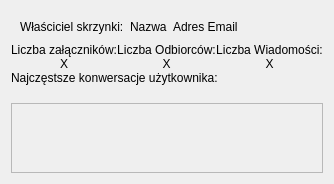
                   <widget class="QWidget" name="chartPage">
                    <layout class="QVBoxLayout" name="verticalLayout_14">
                     <property name="spacing">
                      <number>0</number>
                     </property>
                     <item>
                      <widget class="QWidget" name="widget_34" native="true">
                       <property name="sizePolicy">
                        <sizepolicy hsizetype="Fixed" vsizetype="Fixed">
                         <horstretch>0</horstretch>
                         <verstretch>0</verstretch>
                        </sizepolicy>
                       </property>
                       <layout class="QHBoxLayout" name="horizontalLayout_42">
                        <item>
                         <widget class="QLabel" name="label_12">
                          <property name="sizePolicy">
                           <sizepolicy hsizetype="Fixed" vsizetype="Fixed">
                            <horstretch>0</horstretch>
                            <verstretch>0</verstretch>
                           </sizepolicy>
                          </property>
                          <property name="text">
                           <string>Właściciel skrzynki:</string>
                          </property>
                         </widget>
                        </item>
                        <item>
                         <widget class="QLabel" name="nameLabel">
                          <property name="sizePolicy">
                           <sizepolicy hsizetype="Fixed" vsizetype="Fixed">
                            <horstretch>0</horstretch>
                            <verstretch>0</verstretch>
                           </sizepolicy>
                          </property>
                          <property name="text">
                           <string>Nazwa</string>
                          </property>
                         </widget>
                        </item>
                        <item>
                         <widget class="QLabel" name="emailLabel">
                          <property name="sizePolicy">
                           <sizepolicy hsizetype="Fixed" vsizetype="Fixed">
                            <horstretch>0</horstretch>
                            <verstretch>0</verstretch>
                           </sizepolicy>
                          </property>
                          <property name="text">
                           <string>Adres Email</string>
                          </property>
                         </widget>
                        </item>
                       </layout>
                      </widget>
                     </item>
                     <item>
                      <widget class="QWidget" name="staticCountWiget" native="true">
                       <property name="sizePolicy">
                        <sizepolicy hsizetype="Preferred" vsizetype="Fixed">
                         <horstretch>0</horstretch>
                         <verstretch>0</verstretch>
                        </sizepolicy>
                       </property>
                       <layout class="QHBoxLayout" name="horizontalLayout_41">
                        <property name="spacing">
                         <number>0</number>
                        </property>
                        <property name="leftMargin">
                         <number>0</number>
                        </property>
                        <property name="topMargin">
                         <number>0</number>
                        </property>
                        <property name="rightMargin">
                         <number>0</number>
                        </property>
                        <property name="bottomMargin">
                         <number>0</number>
                        </property>
                        <item>
                         <widget class="QWidget" name="widget_28" native="true">
                          <property name="sizePolicy">
                           <sizepolicy hsizetype="Preferred" vsizetype="Fixed">
                            <horstretch>0</horstretch>
                            <verstretch>0</verstretch>
                           </sizepolicy>
                          </property>
                          <layout class="QVBoxLayout" name="verticalLayout_39">
                           <property name="spacing">
                            <number>0</number>
                           </property>
                           <property name="leftMargin">
                            <number>0</number>
                           </property>
                           <property name="topMargin">
                            <number>0</number>
                           </property>
                           <property name="rightMargin">
                            <number>0</number>
                           </property>
                           <property name="bottomMargin">
                            <number>0</number>
                           </property>
                           <item>
                            <widget class="QLabel" name="label_8">
                             <property name="sizePolicy">
                              <sizepolicy hsizetype="Preferred" vsizetype="Fixed">
                               <horstretch>0</horstretch>
                               <verstretch>0</verstretch>
                              </sizepolicy>
                             </property>
                             <property name="text">
                              <string>Liczba załączników:</string>
                             </property>
                             <property name="alignment">
                              <set>Qt::AlignmentFlag::AlignCenter</set>
                             </property>
                            </widget>
                           </item>
                           <item>
                            <widget class="QLabel" name="attachmentsCountLabel">
                             <property name="sizePolicy">
                              <sizepolicy hsizetype="Preferred" vsizetype="Fixed">
                               <horstretch>0</horstretch>
                               <verstretch>0</verstretch>
                              </sizepolicy>
                             </property>
                             <property name="text">
                              <string>X</string>
                             </property>
                             <property name="alignment">
                              <set>Qt::AlignmentFlag::AlignCenter</set>
                             </property>
                            </widget>
                           </item>
                          </layout>
                         </widget>
                        </item>
                        <item>
                         <widget class="QWidget" name="widget_32" native="true">
                          <property name="sizePolicy">
                           <sizepolicy hsizetype="Preferred" vsizetype="Fixed">
                            <horstretch>0</horstretch>
                            <verstretch>0</verstretch>
                           </sizepolicy>
                          </property>
                          <layout class="QVBoxLayout" name="verticalLayout_40">
                           <property name="spacing">
                            <number>0</number>
                           </property>
                           <property name="leftMargin">
                            <number>0</number>
                           </property>
                           <property name="topMargin">
                            <number>0</number>
                           </property>
                           <property name="rightMargin">
                            <number>0</number>
                           </property>
                           <property name="bottomMargin">
                            <number>0</number>
                           </property>
                           <item>
                            <widget class="QLabel" name="countLabel">
                             <property name="sizePolicy">
                              <sizepolicy hsizetype="Preferred" vsizetype="Fixed">
                               <horstretch>0</horstretch>
                               <verstretch>0</verstretch>
                              </sizepolicy>
                             </property>
                             <property name="text">
                              <string>Liczba Odbiorców:</string>
                             </property>
                             <property name="alignment">
                              <set>Qt::AlignmentFlag::AlignCenter</set>
                             </property>
                            </widget>
                           </item>
                           <item>
                            <widget class="QLabel" name="recipientsCountLabel">
                             <property name="sizePolicy">
                              <sizepolicy hsizetype="Preferred" vsizetype="Fixed">
                               <horstretch>0</horstretch>
                               <verstretch>0</verstretch>
                              </sizepolicy>
                             </property>
                             <property name="text">
                              <string>X</string>
                             </property>
                             <property name="alignment">
                              <set>Qt::AlignmentFlag::AlignCenter</set>
                             </property>
                            </widget>
                           </item>
                          </layout>
                         </widget>
                        </item>
                        <item>
                         <widget class="QWidget" name="widget_33" native="true">
                          <property name="sizePolicy">
                           <sizepolicy hsizetype="Preferred" vsizetype="Fixed">
                            <horstretch>0</horstretch>
                            <verstretch>0</verstretch>
                           </sizepolicy>
                          </property>
                          <layout class="QVBoxLayout" name="verticalLayout_41">
                           <property name="spacing">
                            <number>0</number>
                           </property>
                           <property name="leftMargin">
                            <number>0</number>
                           </property>
                           <property name="topMargin">
                            <number>0</number>
                           </property>
                           <property name="rightMargin">
                            <number>0</number>
                           </property>
                           <property name="bottomMargin">
                            <number>0</number>
                           </property>
                           <item>
                            <widget class="QLabel" name="label_32">
                             <property name="sizePolicy">
                              <sizepolicy hsizetype="Preferred" vsizetype="Fixed">
                               <horstretch>0</horstretch>
                               <verstretch>0</verstretch>
                              </sizepolicy>
                             </property>
                             <property name="text">
                              <string>Liczba Wiadomości:</string>
                             </property>
                             <property name="alignment">
                              <set>Qt::AlignmentFlag::AlignCenter</set>
                             </property>
                            </widget>
                           </item>
                           <item>
                            <widget class="QLabel" name="emailCountLablel">
                             <property name="sizePolicy">
                              <sizepolicy hsizetype="Preferred" vsizetype="Fixed">
                               <horstretch>0</horstretch>
                               <verstretch>0</verstretch>
                              </sizepolicy>
                             </property>
                             <property name="text">
                              <string>X</string>
                             </property>
                             <property name="alignment">
                              <set>Qt::AlignmentFlag::AlignCenter</set>
                             </property>
                            </widget>
                           </item>
                          </layout>
                         </widget>
                        </item>
                       </layout>
                      </widget>
                     </item>
                     <item>
                      <widget class="QLabel" name="label_31">
                       <property name="sizePolicy">
                        <sizepolicy hsizetype="Fixed" vsizetype="Fixed">
                         <horstretch>0</horstretch>
                         <verstretch>0</verstretch>
                        </sizepolicy>
                       </property>
                       <property name="text">
                        <string>Najczęstsze konwersacje użytkownika:</string>
                       </property>
                      </widget>
                     </item>
                     <item>
                      <widget class="QWidget" name="widget_29" native="true">
                       <layout class="QHBoxLayout" name="horizontalLayout_27">
                        <property name="spacing">
                         <number>0</number>
                        </property>
                        <property name="leftMargin">
                         <number>0</number>
                        </property>
                        <property name="topMargin">
                         <number>0</number>
                        </property>
                        <property name="rightMargin">
                         <number>0</number>
                        </property>
                        <property name="bottomMargin">
                         <number>0</number>
                        </property>
                        <item>
                         <widget class="QWidget" name="widget_31" native="true">
                          <property name="sizePolicy">
                           <sizepolicy hsizetype="Expanding" vsizetype="Preferred">
                            <horstretch>0</horstretch>
                            <verstretch>0</verstretch>
                           </sizepolicy>
                          </property>
                          <layout class="QVBoxLayout" name="verticalLayout_38">
                           <property name="spacing">
                            <number>0</number>
                           </property>
                           <property name="leftMargin">
                            <number>0</number>
                           </property>
                           <property name="topMargin">
                            <number>0</number>
                           </property>
                           <property name="rightMargin">
                            <number>0</number>
                           </property>
                           <property name="bottomMargin">
                            <number>0</number>
                           </property>
                           <item>
                            <widget class="QWidget" name="graphWidget" native="true">
                             <property name="sizePolicy">
                              <sizepolicy hsizetype="Expanding" vsizetype="Expanding">
                               <horstretch>0</horstretch>
                               <verstretch>0</verstretch>
                              </sizepolicy>
                             </property>
                             <layout class="QHBoxLayout" name="horizontalLayout_40">
                              <property name="topMargin">
                               <number>0</number>
                              </property>
                              <item>
                               <widget class="QWidget" name="widget_30" native="true">
                                <layout class="QHBoxLayout" name="horizontalLayout_43">
                                 <property name="topMargin">
                                  <number>0</number>
                                 </property>
                                </layout>
                               </widget>
                              </item>
                             </layout>
                            </widget>
                           </item>
                          </layout>
                         </widget>
                        </item>
                       </layout>
                      </widget>
                     </item>
                     <item>
                      <widget class="QScrollArea" name="scrollArea_4">
                       <property name="widgetResizable">
                        <bool>true</bool>
                       </property>
                       <widget class="QWidget" name="scrollAreaWidgetContents_4">
                        <property name="geometry">
                         <rect>
                          <x>0</x>
                          <y>0</y>
                          <width>744</width>
                          <height>233</height>
                         </rect>
                        </property>
                        <layout class="QVBoxLayout" name="verticalLayout_43">
                         <item>
                          <widget class="QWidget" name="timeLineWiget" native="true">
                           <property name="sizePolicy">
                            <sizepolicy hsizetype="Expanding" vsizetype="Expanding">
                             <horstretch>0</horstretch>
                             <verstretch>0</verstretch>
                            </sizepolicy>
                           </property>
                          </widget>
                         </item>
                        </layout>
                       </widget>
                      </widget>
                     </item>
                    </layout>
                   </widget>
